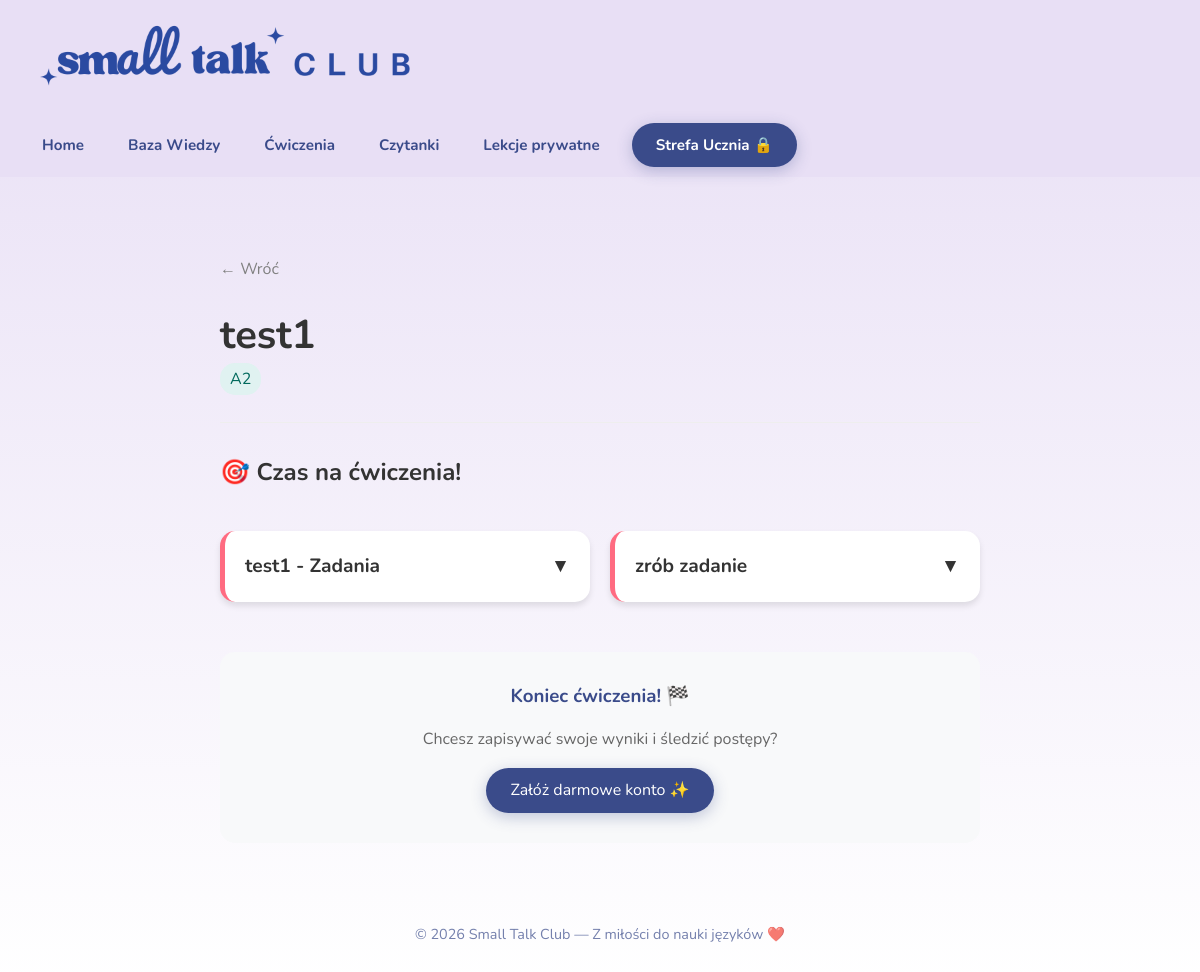
The app's page /lesson/test1/ with its own data.
### content/models.py (models this page shows, shortened)
class Lesson(models.Model):
    TYPE_CHOICES = [
        ('grammar', 'baza wiedzy - teoria'),
        ('exercise', 'ćwiczenia'),
        ('reading', 'czytanie'),
        ('writing', 'pisanie'),
    ]
    title = models.CharField(max_length=200)
    slug = models.SlugField()
    level = models.ForeignKey(Level, on_delete=models.CASCADE)
    category = models.ForeignKey(Category, on_delete=models.SET_NULL, null=True, blank=True)
    type = models.CharField(max_length=20, choices=TYPE_CHOICES)
    content = models.TextField(blank=True) # Treść lekcji/czytanki
    pdf_file = models.FileField(upload_to='pdfs/', blank=True, null=True, verbose_name="Plik PDF")

class Level(models.Model):
    name = models.CharField(max_length=50)
    slug = models.SlugField(unique=True)
    description = models.TextField(blank=True)

class Exercise(models.Model):
    lesson = models.ForeignKey(Lesson, on_delete=models.CASCADE, related_name='exercises', verbose_name="Lekcja")
    instruction = models.CharField(max_length=200, verbose_name="Polecenie do zadania (np. Uzupełnij luki w zdaniach twierdzących)")

### content/views.py (the view, shortened to what this page needs)
# urls.py: path('lesson/<slug:slug>/', lesson_detail, name='lesson_detail'),
def lesson_detail(request, slug):
    lesson = get_object_or_404(Lesson, slug=slug)
    exercises = lesson.exercises.all()
    return render(request, 'lesson_detail.html', {
        'lesson': lesson,
        'exercises': exercises
        })

### content/templates/lesson_detail.html (shortened to what this page needs)
{% extends 'base.html' %}
{% load static %}
{% block content %}
<div class="lesson-detail-container">
    <a href="javascript:history.back()" class="lesson-back-link">← Wróć</a>
    <h1 class="lesson-main-title">{{ lesson.title }}</h1>
    <span class="lesson-level-badge">{{ lesson.level.name }}</span>
    <hr class="lesson-divider">
    {% if lesson.type == 'grammar' %}
        <div class="lesson-content">
            {{ lesson.content|safe }}
        </div>
        <div style="margin-top: 50px; text-align: center; padding: 20px; background: #f8f9fa; border-radius: 15px;">
            <p style="font-size: 1.1rem; color: #6c757d;">
                Teoria opanowana? Przejdź do zakładki <strong>Ćwiczenia</strong>, aby sprawdzić swoją wiedzę! 🚀
            </p>
        </div>
    {% elif lesson.type == 'exercise' %}
        {% if exercises %}
        <h2 style="margin-top: 30px; font-weight: bold; color: #333;">🎯 Czas na ćwiczenia!</h2>
        <div class="exercises-grid">
            {% for exercise in exercises %}
                <div class="exercise-card" onclick="toggleCard(this)">
                    <div class="exercise-title">
                        {{ exercise.instruction }}
                        <span class="arrow-icon">▼</span>
                    </div>
                </div>
            {% endfor %}
        </div>
        {% else %}
            <p>Jeszcze nie dodano zadań do tej karty pracy.</p>
        {% endif %}
        <div class="lesson-finish-box">
            <h3 class="lesson-finish-title">Koniec ćwiczenia! 🏁</h3>
            {% if request.user.is_authenticated %}
                <form method="POST">
                    {% csrf_token %}
                    <button type="submit" class="btn-login btn-finish">Zapisz mój wynik w Strefie Ucznia 🏆</button>
                </form>
            {% else %}
                <p class="lesson-finish-text">Chcesz zapisywać swoje wyniki i śledzić postępy?</p>
                <a href="{% url 'register' %}" class="btn-login btn-register-pink">Załóż darmowe konto ✨</a>
            {% endif %}
        </div>
    {% endif %}
</div>
{% endblock %}

### content/static/style.css (style rules this page uses)
:root { --brand-blue: #3a4b8a; --brand-lavender: #e8dff5; --brand-pink: #ffe4f2; --accent: #4da3ff; --accent2: #ffb6b9; --text: var(--brand-blue); --bg-gradient: linear-gradient(180deg, var(--brand-lavender) 0%, #ffffff 100%); --shadow: 0 8px 24px rgba(58, 75, 138, 0.15); --radius: 20px; }
* { box-sizing: border-box; margin: 0; padding: 0; }
body { background: var(--bg-gradient); font-family: 'Nunito', sans-serif; color: var(--text); line-height: 1.6; }
.btn-login { background-color: var(--brand-blue) !important; color: white !important; padding: 10px 24px !important; border-radius: 30px !important; box-shadow: 0 4px 15px rgba(58, 75, 138, 0.3); transition: transform 0.2s, box-shadow 0.2s !important; }
.lesson-detail-container { max-width: 800px; margin: 0 auto; padding: 40px 20px; }
.lesson-back-link { text-decoration: none; color: gray; }
.lesson-main-title { margin-top: 20px; font-size: 2.5rem; color: #333; }
.lesson-level-badge { background: #e0f2f1; padding: 5px 10px; border-radius: 15px; color: #00695c; }
.lesson-divider { margin: 30px 0; border: 0; border-top: 1px solid #eee; }
.lesson-finish-box { margin-top: 50px; text-align: center; padding: 30px; background: #f8f9fa; border-radius: 15px; }
.lesson-finish-title { color: var(--brand-blue); margin-bottom: 15px; }
.lesson-finish-text { color: #666; margin-bottom: 15px; }
.btn-register-pink { background-color: var(--brand-pink); color: var(--brand-blue); text-decoration: none; display: inline-block; }
.exercises-grid { display: grid; grid-template-columns: repeat(auto-fit, minmax(300px, 1fr)); gap: 20px; margin-top: 40px; margin-bottom: 50px; }
.exercise-card { background-color: #ffffff; border-radius: 15px; box-shadow: 0 4px 6px rgba(0, 0, 0, 0.1); padding: 20px; cursor: pointer; transition: all 0.3s ease; border-left: 5px solid #ff6b81; }
.exercise-title { font-size: 1.2rem; font-weight: bold; color: #333; margin-bottom: 0; display: flex; justify-content: space-between; align-items: center; }
.arrow-icon { transition: transform 0.3s ease; }

### records on screen
Lesson: title "test1", level.name "A2"
Exercise: instruction "test1 - Zadania"
Exercise: instruction "zrób zadanie"
